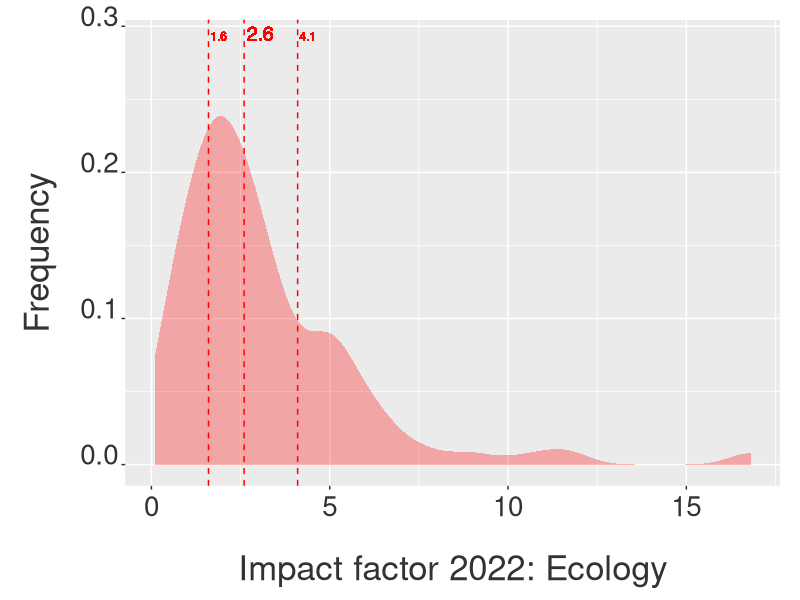

This figure's R source: (Note: this script raises an error after producing the figure.)
################################################################################
##### Impact factor analysis of the journals classified as "Ecology" (JCR)
##### and "Biodiversity" (CAPES).
##### Ecological Synthesis Lab: https://marcomellolab.wordpress.com.
##### Author: Marco Mello.
##### See README for further info:
##### https://github.com/marmello77/ImpactFactor/blob/master/README.md
################################################################################


################################################################################
##### Get ready
################################################################################


setwd(dirname(rstudioapi::getActiveDocumentContext()$path))

rm(list= ls())

library(ggplot2)
library(plyr)
library(RColorBrewer)
library(reshape2)
library(tidyverse)


################################################################################
##### Ecology
################################################################################


# Data import based on the JCR format used until 2021:

#jcreco = read.csv("data/jcr ecology 2021.csv", na = "Not Available",
#skip = 1, header = T)
#neco<-dim(jcreco)[1]
#jcreco<-jcreco[1:(neco-2),]
#jcreco<-jcreco[,1:(ncol(jcreco)-1)]


# Since 2021, JCR changed the raw data to a much messier format. The data are
# downloaded with an extra empty column in the end. You can either remove it 
# manually or using the updated methods below. I prefer Method 2.

# Method 1
#fl <- "data/jcr ecology 2021.csv"
#txt <- readLines(fl)
#txt <- txt[-1]
#txt <- sub(",$", "", txt)
#con <- textConnection(txt)
#df1 <- read.csv(con)
#close(con)
#head(df1)

# Method 2

jcreco <- read.table("data/jcr ecology 2022.csv", sep=",", 
                 skip=2, fill=T, header=T, row.names=NULL,
                 na.strings = "N/A")
names(jcreco)[-ncol(jcreco)] <- names(jcreco)[-1]
jcreco <- jcreco[,-ncol(jcreco)]
jcreco <- jcreco[1:(nrow(jcreco)-2),]
jcreco$Total.Citations <- as.integer(gsub(",", "", jcreco$Total.Citations))

head(jcreco)
tail(jcreco)
colnames(jcreco)
str(jcreco)
dim(jcreco)
sum(is.na(jcreco))

jcreco.med <- summarise(jcreco, 
                        IFmedian = median(X2022.JIF, na.rm = T))
jcreco.med
eco.med = round(jcreco.med[1,1], digits = 2)
eco.med

jcreco.qua1 <- summarise(jcreco, 
                         IFqua1 = quantile(X2022.JIF, na.rm = T))
class(jcreco.qua1)
head(jcreco.qua1)
str(jcreco.qua1)
eco.qua1 = round(jcreco.qua1[2,1], digits = 2)
eco.qua1

jcreco.qua2 <- summarise(jcreco, 
                         IFqua2 = quantile(X2022.JIF, na.rm = T))
class(jcreco.qua2)
head(jcreco.qua2)
str(jcreco.qua2)
eco.qua2 = round(jcreco.qua2[4,1], digits = 2)
eco.qua2

p1 <- ggplot(jcreco, aes(x=X2022.JIF)) +
  geom_density(color = F, fill = "red", alpha = 0.3, position = "identity") +
  xlab("Impact factor 2022: Ecology") + 
  ylab("Frequency") +
  theme(axis.text.x = element_text(colour="grey20",size=20,
                                   angle=0,hjust=.5,vjust=.5,face="plain"),
        axis.text.y = element_text(colour="grey20",size=20,
                                   angle=0,hjust=1,vjust=0,face="plain"),
        axis.title.x = element_text(colour="grey20",size=25,
                                    angle=0,hjust=.5,vjust=0,face="plain"),
        axis.title.y = element_text(colour="grey20",size=25,
                                    angle=90,hjust=.5,vjust=.5,face="plain")) +
  theme(plot.margin = unit(c(0.5,0.5,0.5,0.5),"cm")) +
  theme(axis.title.y=element_text(margin=margin(0,20,0,0)),
        axis.title.x=element_text(margin=margin(20,0,0,0))) +
  geom_vline(data=jcreco.med, aes(xintercept=eco.med),
             linetype="dashed", size=0.5, color = "red") +
  geom_text(aes(eco.med, 0.29, label = eco.med, angle = 0, 
                hjust = -0.1, vjust = 0), size = 5, color = "red") +
  geom_vline(data=jcreco.qua1, aes(xintercept=eco.qua1),
             linetype="dashed", size=0.5, color = "red") +
  geom_text(aes(eco.qua1, 0.29, label = eco.qua1, angle = 0, 
                hjust = -0.1, vjust = 0), size = 3, color = "red") +
  geom_vline(data=jcreco.qua1, aes(xintercept=eco.qua2),
             linetype="dashed", size=0.5, color = "red") +
  geom_text(aes(eco.qua2, 0.29, label = eco.qua2, angle = 0,
                hjust = -0.1, vjust = 0), size = 3, color = "red")

p1
png(filename= "figures/ecology 2022.png", 
    res= 300,  height= 16, 
    width=26, unit="cm")
p1
dev.off()


################################################################################
##### Biodiversity
################################################################################


jcroce <- read.table("data/jcr oceanography 2022.csv", sep=",", 
                     skip=2, fill=T, header=T, row.names=NULL,
                     na.strings = "N/A")
names(jcroce)[-ncol(jcroce)] <- names(jcroce)[-1]
jcroce <- jcroce[,-ncol(jcroce)]
jcroce <- jcroce[1:(nrow(jcroce)-2),]
jcroce$Total.Citations <- as.integer(gsub(",", "", jcroce$Total.Citations))


jcrpla <- read.table("data/jcr plant sciences 2022.csv", sep=",", 
                     skip=2, fill=T, header=T, row.names=NULL,
                     na.strings = "N/A")
names(jcrpla)[-ncol(jcrpla)] <- names(jcrpla)[-1]
jcrpla <- jcrpla[,-ncol(jcrpla)]
jcrpla <- jcrpla[1:(nrow(jcrpla)-2),]
jcrpla$Total.Citations <- as.integer(gsub(",", "", jcrpla$Total.Citations))


jcrzoo <- read.table("data/jcr zoology 2022.csv", sep=",", 
                     skip=2, fill=T, header=T, row.names=NULL,
                     na.strings = "N/A")
names(jcrzoo)[-ncol(jcrzoo)] <- names(jcrzoo)[-1]
jcrzoo <- jcrzoo[,-ncol(jcrzoo)]
jcrzoo <- jcrzoo[1:(nrow(jcrzoo)-2),]
jcrzoo$Total.Citations <- as.integer(gsub(",", "", jcrzoo$Total.Citations))


head(jcroce)
tail(jcroce)
colnames(jcroce)
str(jcroce)
dim(jcroce)
sum(is.na(jcroce))

head(jcrpla)
tail(jcrpla)
colnames(jcrpla)
str(jcrpla)
dim(jcrpla)
sum(is.na(jcrpla))

head(jcrzoo)
tail(jcrzoo)
colnames(jcrzoo)
str(jcrzoo)
dim(jcrzoo)
sum(is.na(jcrzoo))

jcrbio <- rbind(jcreco, jcroce[1:nrow(jcroce),], 
                jcrpla[1:nrow(jcrpla),], jcrzoo[1:nrow(jcrzoo),])

head(jcrbio)
tail(jcrbio)
dim(jcrbio)
names(jcrbio)
nrow(jcrbio)
length(jcrbio$Journal.name)
sum(nrow(jcreco), nrow(jcroce), nrow(jcrpla), nrow(jcrzoo))

jcrbio$Category <- c(replicate(nrow(jcreco), "Ecology"), 
                     replicate(nrow(jcroce), "Oceanography"), 
                     replicate(nrow(jcrpla), "PlantScience"), 
                     replicate(nrow(jcrzoo), "Zoology"))

jcrbio.med <- ddply(jcrbio, "Category", summarise, 
                    IFmedian = median(X2022.JIF, na.rm = T))
jcrbio.med

eco.med = round(jcrbio.med[1,2], digits = 2)
oce.med = round(jcrbio.med[2,2], digits = 2)
pla.med = round(jcrbio.med[3,2], digits = 2)
zoo.med = round(jcrbio.med[4,2], digits = 2)

p2 <- ggplot(jcrbio, aes(x=X2022.JIF, fill=Category)) +
  geom_density(alpha=.3, position="identity", color = F) +
  xlab("Impact factor 2022: Biodiversidade Capes") + 
  ylab("Frequency") +
  theme(axis.text.x = element_text(colour="grey20",size=20,angle=0,
                                   hjust=.5,vjust=.5,face="plain"),
        axis.text.y = element_text(colour="grey20",size=20,angle=0,
                                   hjust=1,vjust=0,face="plain"),
        axis.title.x = element_text(colour="grey20",size=25,angle=0,
                                    hjust=.5,vjust=0,face="plain"),
        axis.title.y = element_text(colour="grey20",size=25,angle=90,
                                    hjust=.5,vjust=.5,face="plain")) +
  theme(plot.margin = unit(c(0.5,0.5,0.5,0.5),"cm")) +
  theme(axis.title.y=element_text(margin=margin(0,20,0,0)),
        axis.title.x=element_text(margin=margin(20,0,0,0))) +
  geom_vline(data=jcrbio.med, aes(xintercept=IFmedian,  colour=Category),
             linetype="dashed", size=0.5) +
  geom_text(aes(eco.med, 0.60, label = eco.med, angle = 0, 
                hjust = 0, vjust = 0), size = 3) +
  geom_text(aes(oce.med, 0.62, label = oce.med, angle = 0, 
                hjust = 0, vjust = 0), size = 3) +
  geom_text(aes(pla.med, 0.64, label = pla.med, angle = 0, 
                hjust = 0, vjust = 0), size = 3) +
  geom_text(aes(zoo.med, 0.66, label = zoo.med, angle = 0, 
                hjust = 0, vjust = 0), size = 3)

p2
png(filename= "figures/biodiversity 2022.png", 
    res= 300,  height= 16,
    width=26, unit="cm")
p2
dev.off()


################################### END ########################################
